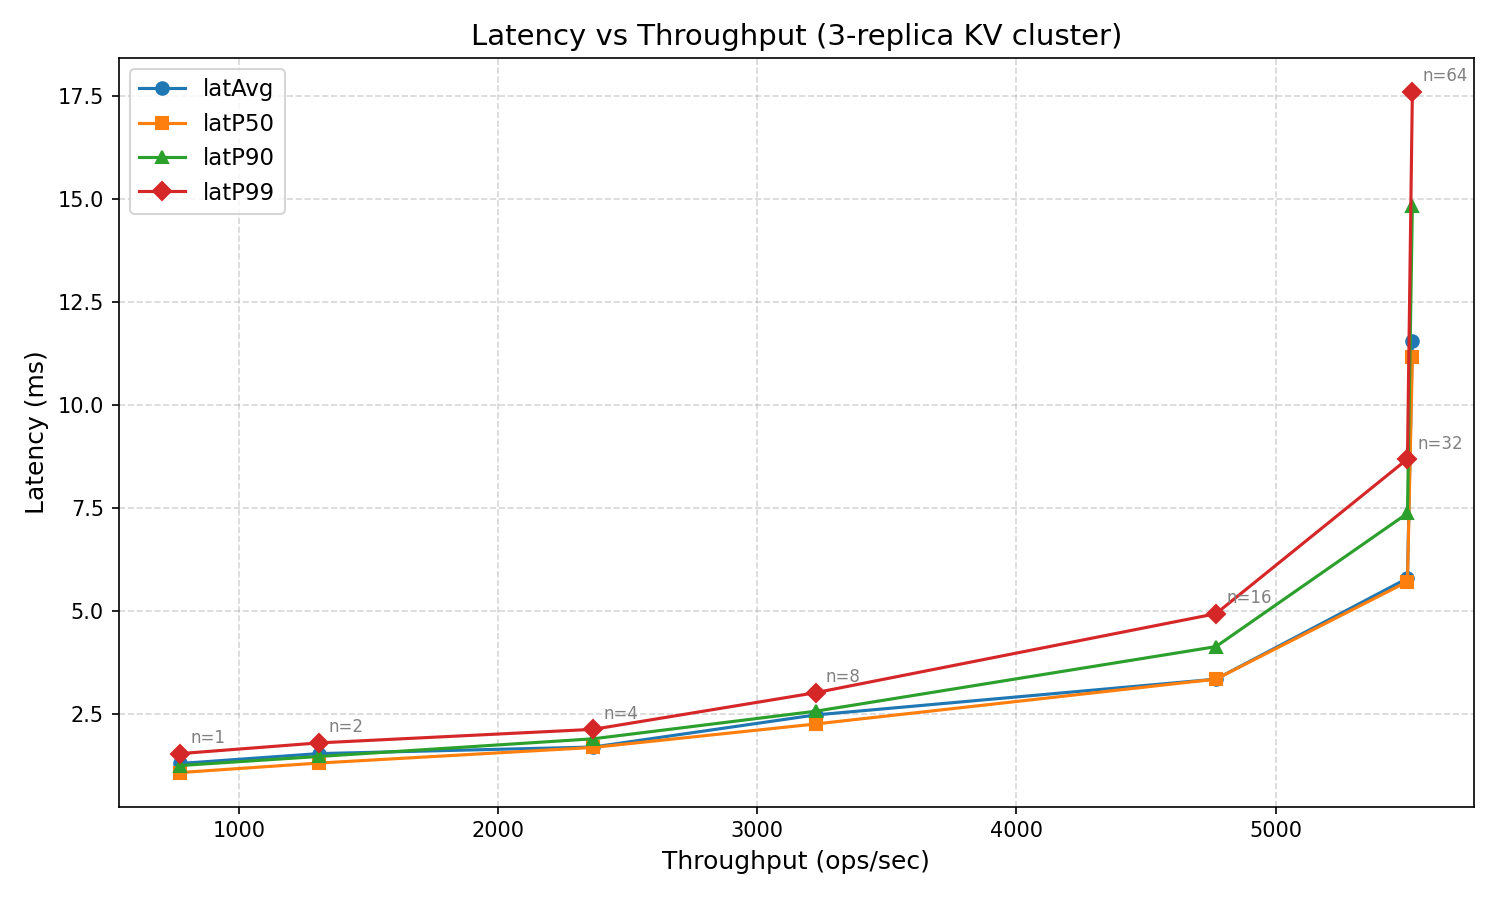

Python code for this plot:
#!/usr/bin/env python3
"""
Parse result.txt and generate a latency-throughput plot.
Usage: python3 lat-tput.py [--input result.txt] [--output lat-tput.png]
"""

import argparse
import matplotlib.pyplot as plt

def parse_results(filepath):
    data = {
        "clientCount": [],
        "latAvg":      [],
        "latP50":      [],
        "latP90":      [],
        "latP99":      [],
        "throughput":  [],
    }

    with open(filepath, "r") as f:
        for line in f:
            line = line.strip()
            # Skip header lines
            if line.startswith("#") or line.startswith("-") or not line:
                continue
            parts = line.split()
            if len(parts) != 6:
                continue
            try:
                data["clientCount"].append(int(parts[0]))
                data["latAvg"].append(float(parts[1]))
                data["latP50"].append(float(parts[2]))
                data["latP90"].append(float(parts[3]))
                data["latP99"].append(float(parts[4]))
                data["throughput"].append(float(parts[5]))
            except ValueError:
                continue

    return data


def plot(data, output_path):
    fig, ax = plt.subplots(figsize=(10, 6))

    ax.plot(data["throughput"], data["latAvg"],
            marker="o", label="latAvg")
    ax.plot(data["throughput"], data["latP50"],
            marker="s", label="latP50")
    ax.plot(data["throughput"], data["latP90"],
            marker="^", label="latP90")
    ax.plot(data["throughput"], data["latP99"],
            marker="D", label="latP99")

    # Annotate each point with client count
    for i, n in enumerate(data["clientCount"]):
        ax.annotate(
            f"n={n}",
            (data["throughput"][i], data["latP99"][i]),
            textcoords="offset points",
            xytext=(5, 5),
            fontsize=8,
            color="gray"
        )

    ax.set_xlabel("Throughput (ops/sec)", fontsize=12)
    ax.set_ylabel("Latency (ms)", fontsize=12)
    ax.set_title("Latency vs Throughput (3-replica KV cluster)", fontsize=14)
    ax.legend(fontsize=11)
    ax.grid(True, linestyle="--", alpha=0.5)

    plt.tight_layout()
    plt.savefig(output_path, dpi=150)
    print(f"Plot saved to {output_path}")


def main():
    parser = argparse.ArgumentParser()
    parser.add_argument("--input",  default="result.txt",   help="Input results file")
    parser.add_argument("--output", default="lat-tput.png", help="Output plot file")
    args = parser.parse_args()

    data = parse_results(args.input)
    if not data["throughput"]:
        print("No data found in input file")
        return

    plot(data, args.output)


if __name__ == "__main__":
    main()
